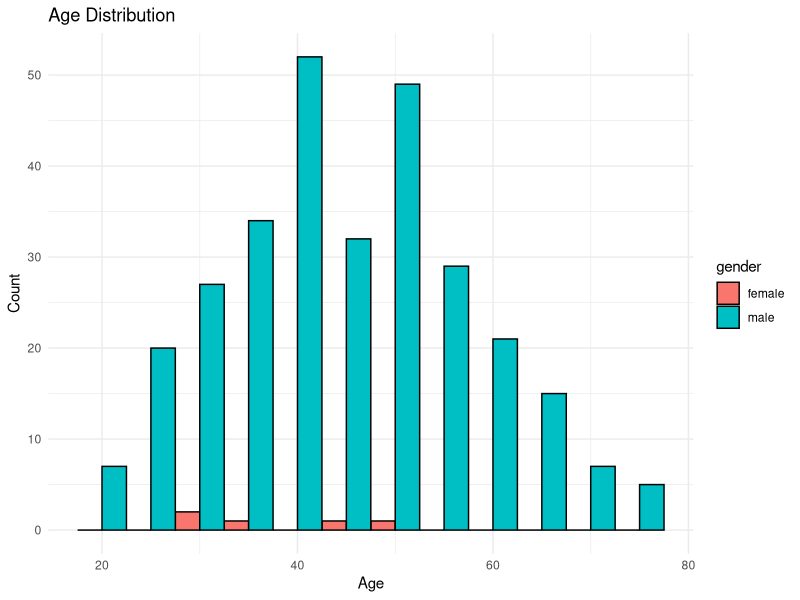
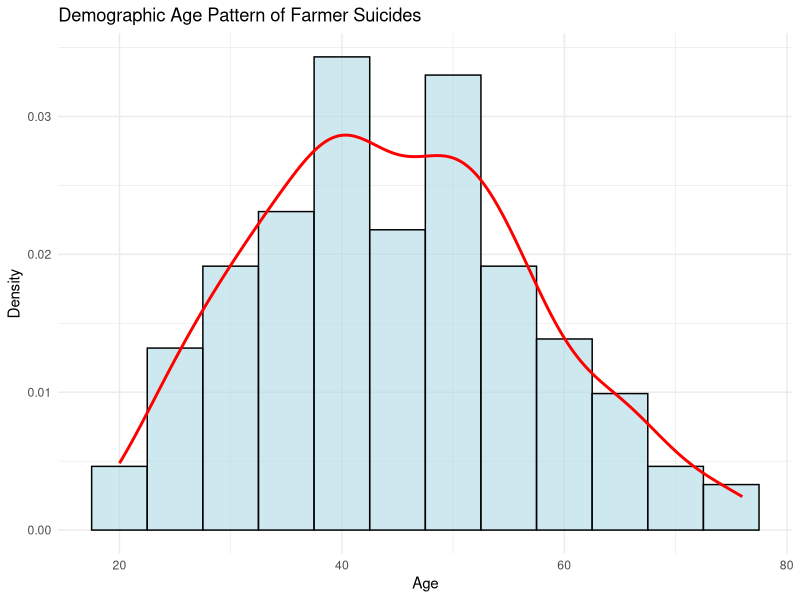
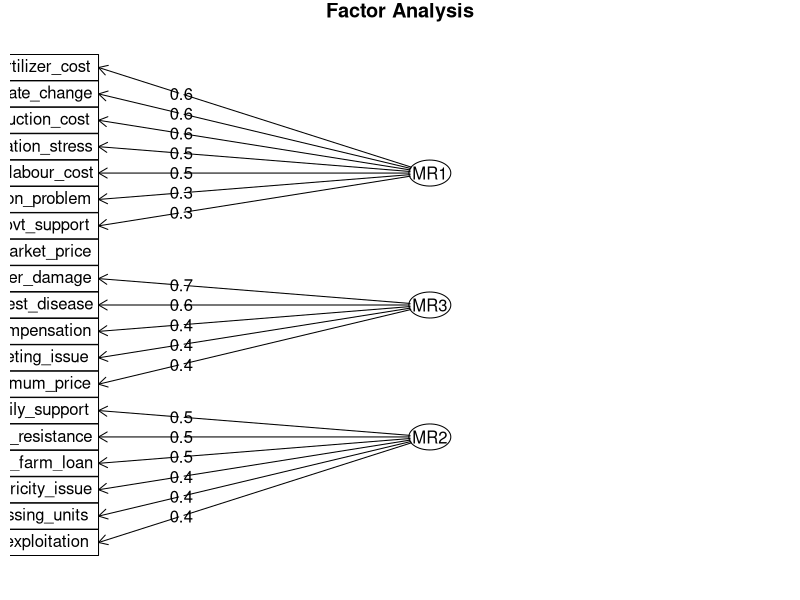
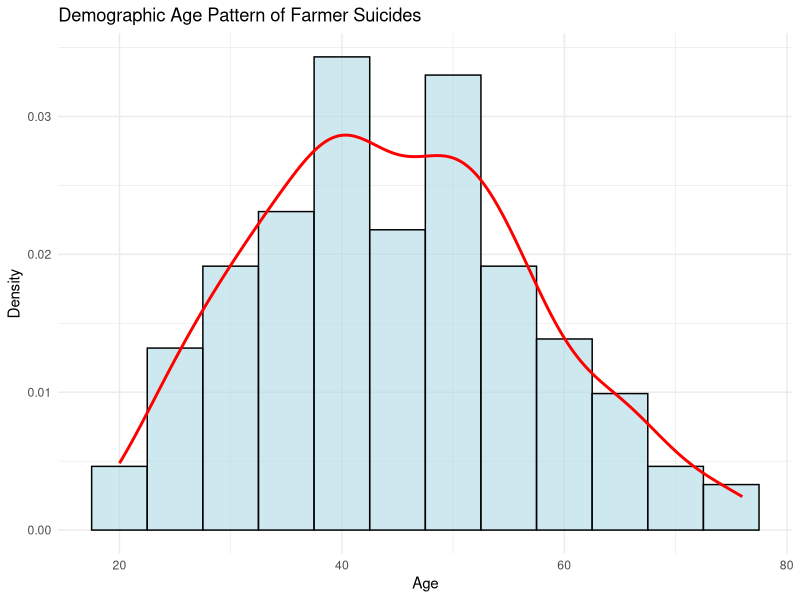

Here is the R script that generated these plots, in order:
## ---- chunk 1
knitr::opts_chunk$set(echo = FALSE, warning = FALSE, message = FALSE)
## ---- chunk 2
library(readxl)
library(dplyr)
library(ggplot2)
library(psych)
## ---- chunk 3
file_path <- "SurveyData.xlsx"
df <- read_excel("SurveyData.xlsx", sheet = 1)
## ---- chunk 4
head(df)
## ---- chunk 5
str(df)
## ---- chunk 6
colSums(is.na(df))
## ---- chunk 7
#summary(select_if(df, is.numeric))
selected_columns <- c(5, 16, 83)  # Replace with actual column indices
summary(df[, selected_columns])
## ---- chunk 8
ggplot(df, aes(x = age, fill = gender)) + 
  geom_histogram(binwidth = 5, color = "black", position = "dodge") +
  theme_minimal() + 
  labs(title = "Age Distribution", x = "Age", y = "Count")

## ---- chunk 9

## ---- chunk 10
ggplot(df, aes(x = age)) + 
  geom_histogram(aes(y = ..density..), binwidth = 5, fill = "lightblue", color = "black", alpha = 0.6) +
  geom_density(color = "red", size = 1) +
  theme_minimal() + 
  labs(title = "Demographic Age Pattern of Farmer Suicides", x = "Age", y = "Density")
ggsave("media/Demographic_Age_Pattern_of_Farmer_Suicides.png", width = 8, height = 6, dpi = 300)

## ---- chunk 11
likert_mapping <- c("strongly_agree" = 5, "agree" = 4, "neutral" = 3, "disagree" = 2, "strongly_disagree" = 1)
## ---- chunk 12
likert_columns <- df[, 124:142]
## ---- chunk 13
recode_likert <- function(x) {
  as.numeric(likert_mapping[as.character(x)])}

df[, 124:142] <- lapply(likert_columns, recode_likert)

summary(df[, 124:142])
## ---- chunk 14
factor_data <- df[, 124:142]

factor_data <- na.omit(factor_data)  # Remove rows with NA values
head(factor_data)
## ---- chunk 15
bartlett.test(factor_data)
## ---- chunk 16
KMO(factor_data)
## ---- chunk 17
fa_result <- fa(factor_data, nfactors = 3, rotate = "varimax")  # Adjust number of factors as needed
## ---- chunk 18
print(fa_result$loadings)
## ---- chunk 19
fa.diagram(fa_result)
